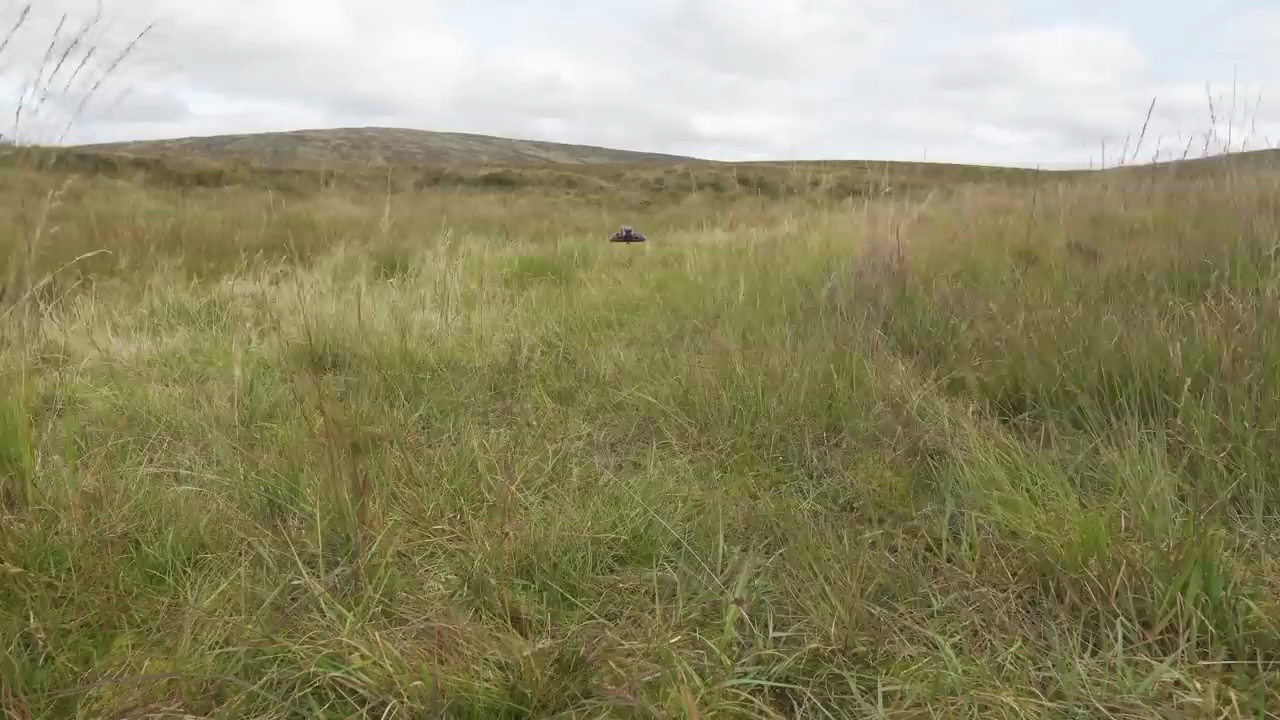
#> input picture detect_drone/frames/0.jpg, 1280 x 720 px, found by its file name; the run also reads 1 picture not shown here
$ python main.py
#> lines starting #> are read from the running program, lines starting #| are printed output that depends on the picture; after the words box and inside, x2 and y2 are one past the last pixel; in counts of white or black regions, pixels touching at a corner belong together
### detect_drone/plotting.py
import cv2
import numpy as np
from matplotlib import pyplot as plt
from matplotlib.backends.backend_agg import FigureCanvasAgg

from detect_drone.outputs import save_visualizations
from detect_drone.settings import OUTPUT_DIR
import seaborn as sns


def create_trajectory_plot(frame_numbers, x_coordinates, y_coordinates):
    figure, axis = plt.subplots(figsize=(5, 4), dpi=100)
    axis.plot(frame_numbers, x_coordinates, label='X Coordinate')
    axis.plot(frame_numbers, y_coordinates, label='Y Coordinate')
    axis.legend()
    return figure, axis


def draw_trajectory_plot(frame_numbers, x_coordinates, y_coordinates, current_frame):
    figure, axis = create_trajectory_plot(frame_numbers, x_coordinates, y_coordinates)
    plot_image_bgr = convert_figure_to_image(figure)
    combined_image = combine_current_frame_with_plot(current_frame, plot_image_bgr)
    save_visualizations(figure, combined_image)
    return combined_image


def convert_figure_to_image(figure):
    canvas = FigureCanvasAgg(figure)
    canvas.draw()
    renderer = canvas.get_renderer()
    plot_image_data = np.frombuffer(renderer.buffer_rgba(), dtype=np.uint8)
    plot_image_data = plot_image_data.reshape(int(renderer.width), int(renderer.height), -1)
    plot_image_bgr = cv2.cvtColor(plot_image_data, cv2.COLOR_RGBA2BGR)
    plot_image_bgr = plot_image_bgr[:, :, :3]
    plt.close(figure)
    return plot_image_bgr


def combine_current_frame_with_plot(current_frame, plot_image_bgr):
    frame_height, frame_width = current_frame.shape[:2]
    plot_image_height, plot_image_width = plot_image_bgr.shape[:2]
    combined_image = np.zeros((frame_height + plot_image_height, max(frame_width, plot_image_width), 3), np.uint8)
    combined_image[:frame_height, :frame_width, :3] = current_frame
    horizontal_offset = (frame_width - plot_image_width) // 2
    combined_image[frame_height:frame_height + plot_image_height,
    horizontal_offset:horizontal_offset + plot_image_width, :3] = plot_image_bgr
    return combined_image


# [8 lines left out: function create_trajectory_plot_seaborn, not called in this run]

### detect_drone/trajectory.py
import cv2


# [4 lines left out: function initialize_tracker, not called in this run]


def update_tracker(tracker, current):
    success, box = tracker.update(current)
    if success:
        bbox = tuple(int(v) for v in box)
        cv2.rectangle(current, (bbox[0], bbox[1]), (bbox[0] + bbox[2], bbox[1] + bbox[3]), (0, 255, 0), 2)
        return bbox, True
    return None, False


def record_data(frame_idx, bbox, trajectory_data):
    trajectory_data.append([frame_idx, *bbox])

### detect_drone/filters.py
import cv2


def is_contour_large_enough(contour, min_contour_area: int) -> bool:
    return cv2.contourArea(contour) >= min_contour_area

### detect_drone/helpers.py
import os

import cv2


# [23 lines left out: function extract_frames_from_video, not called in this run]


def key_function(string):
    return int(string.split(".")[0])

### detect_drone/image_preprocessing.py
import os

import cv2


def prepare_images(image_dir, background_filename, current_filename):
    background_path = os.path.join(image_dir, background_filename)
    current_path = os.path.join(image_dir, current_filename)
    background = cv2.imread(background_path)
    current = cv2.imread(current_path)
    background_gray = cv2.cvtColor(background, cv2.COLOR_BGR2GRAY)
    current_gray = cv2.cvtColor(current, cv2.COLOR_BGR2GRAY)
    return background, current, background_gray, current_gray

### detect_drone/outputs.py
import csv

import cv2

from detect_drone.settings import OUTPUT_DIR


def write_data_to_csv(trajectory_data):
    with open(f'{OUTPUT_DIR}/trajectory_data.csv', mode='w', newline='') as file:
        writer = csv.writer(file)
        writer.writerow(["Frame", "X", "Y", "Width", "Height"])
        writer.writerows(trajectory_data)


def save_visualizations(figure, combined_image):
    figure.savefig(f'{OUTPUT_DIR}/trajectory_plot.png')
    cv2.imwrite(f'{OUTPUT_DIR}/combined_visualization.png', combined_image)

### detect_drone/main.py
import os

import cv2

from detect_drone.filters import is_contour_large_enough
from detect_drone.helpers import key_function
from detect_drone.image_preprocessing import prepare_images
from detect_drone.outputs import write_data_to_csv
from detect_drone.plotting import draw_trajectory_plot
from detect_drone.settings import INPUT_DIR
from detect_drone.trajectory import update_tracker, initialize_tracker, record_data

THRESHOLD_VALUE = 30
MAX_VALUE = 255
IMAGE_EXTENSION = ".jpg"
MIN_CONTOUR_AREA = 200


def detect_changes(background_gray, current_gray):
    diff = cv2.absdiff(current_gray, background_gray)
    _, thresh = cv2.threshold(diff, 30, 255, cv2.THRESH_BINARY)
    contours, _ = cv2.findContours(thresh, cv2.RETR_EXTERNAL, cv2.CHAIN_APPROX_SIMPLE)
    return contours


def identify_and_show_changes(image_dir, background_filename, current_filename, min_contour_area=MIN_CONTOUR_AREA):
    background, current, background_gray, current_gray = prepare_images(image_dir, background_filename,
                                                                        current_filename)
    contours = detect_changes(background_gray, current_gray)
    tracker = None
    bbox = None
    for contour in contours:
        bounding_rect = cv2.boundingRect(contour)
        if is_contour_large_enough(contour, min_contour_area):
            x, y, w, h = bounding_rect
            cv2.rectangle(current, (x, y), (x + w, y + h), (0, 255, 0), 2)
            tracker = cv2.TrackerKCF_create()
            tracker.init(current, (x, y, w, h))
            bbox = (x, y, w, h)
            break

    return tracker, bbox


def load_frame(image_dir, filename):
    frame_path = os.path.join(image_dir, filename)
    frame = cv2.imread(frame_path)
    frame_gray = cv2.cvtColor(frame, cv2.COLOR_BGR2GRAY)
    return frame, frame_gray


# [14 lines left out: functions detect_drone, redetect_drone, not called in this run]


def compare_frames_with_background(frames_dir: str, image_extension: str = ".jpg") -> None:
    frames = sorted([f for f in os.listdir(frames_dir) if f.endswith(image_extension)], key=key_function)
    if not frames:
        raise FileNotFoundError(f"No images found in the directory: {frames_dir}")

    background_filename = frames.pop(0)
    background, background_gray = load_frame(frames_dir, background_filename)
#> in load_frame, frame is the input picture: shape (720, 1280, 3); mean B, G, R 105, 139.7, 143.4
#> in load_frame, `frame_gray = cv2.cvtColor(frame, cv2.COLOR_BGR2GRAY)`:
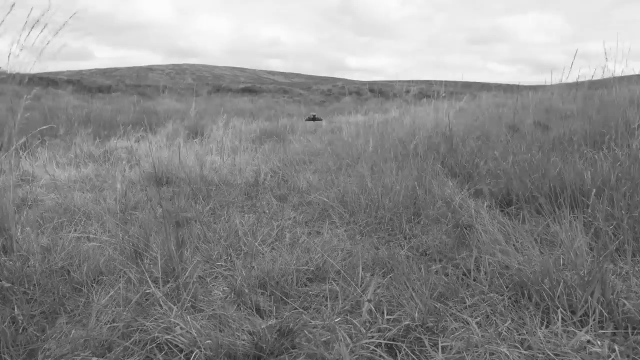
#> frame_gray: shape (720, 1280) (shown at 1/2 size); min 20, max 255, mean 136.9

    tracker = None
    trajectory_data = []
    frame_numbers, x_coords, y_coords = [], [], []

    for idx, frame in enumerate(frames):
        print(f"Processing frame: {frame}")
        current, current_gray = load_frame(frames_dir, frame)

        if tracker is None:
            print("Initializing tracker...")
            tracker, bbox = identify_and_show_changes(frames_dir, background_filename, frame)
#> in detect_changes, `diff = cv2.absdiff(current_gray, background_gray)`:
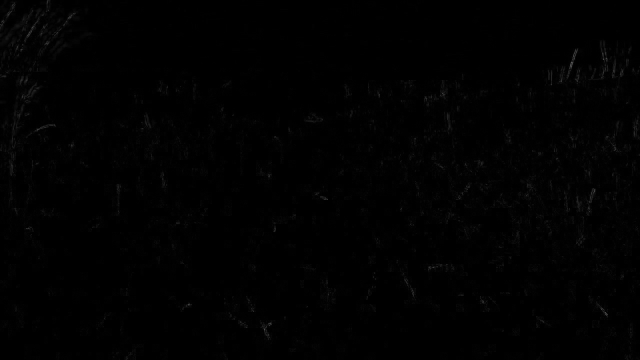
#> diff: shape (720, 1280) (shown at 1/2 size); min 0, max 111, mean 1.2
#> in detect_changes, `_, thresh = cv2.threshold(diff, 30, 255, cv2.THRESH_BINARY)`:
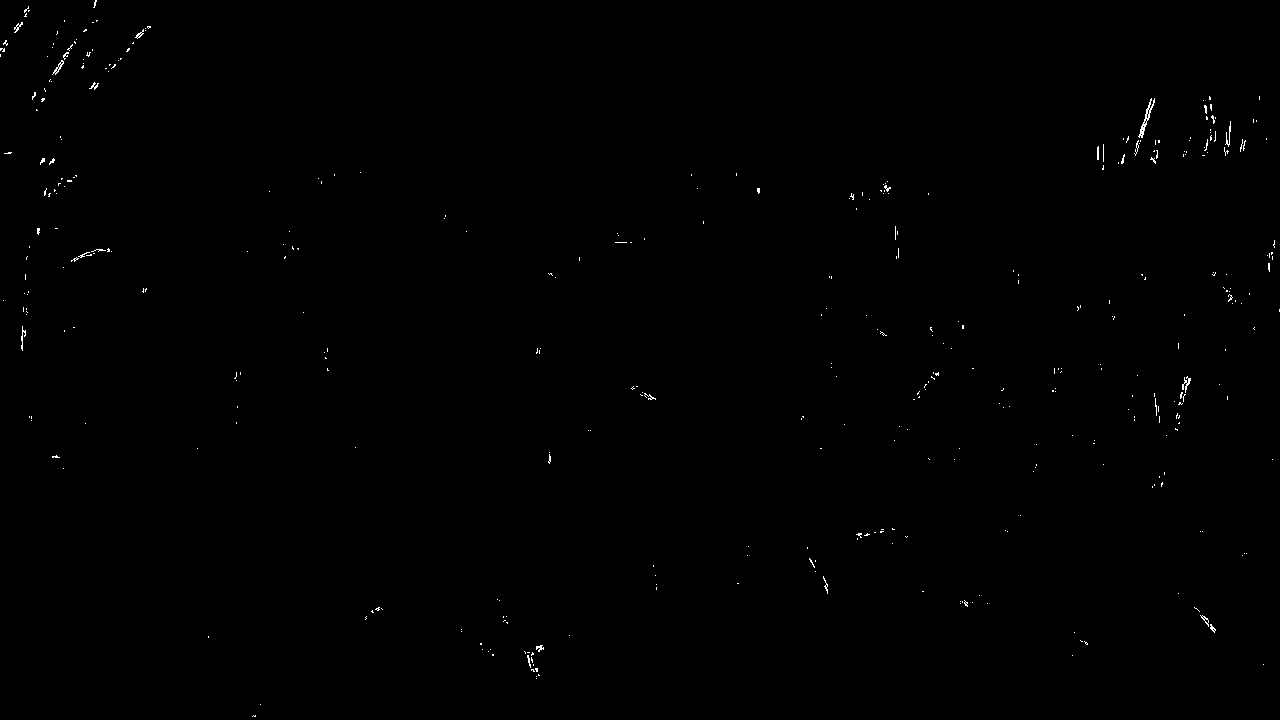
#> thresh: shape (720, 1280); 0.25% white in thin lines or dots
#> in detect_changes, `contours, _ = cv2.findContours(thresh, cv2.RETR_EXTERNAL, cv2.CHAIN_AP..`: contours = 402 contours, 396 with area under 20; largest, box (x1, y1, x2, y2) and area: (1138, 98, 1155, 138) 116, (52, 60, 64, 75) 44, (1200, 615, 1209, 627) 27, (1182, 376, 1191, 393) 26, (14, 22, 23, 33) 24, (135, 29, 144, 39) 23
#> the loop in identify_and_show_changes, `for contour in contours:` made 402 passes
#> bounding_rect on passes 1 to 3: (252, 715, 4, 2), (260, 704, 1, 1), (536, 678, 1, 1)
        else:
            print("Updating tracker...")
            bbox, success = update_tracker(tracker, current)
            if not success:
                print("Tracker update failed. Re-detecting...")
                bbox = redetect_drone(background_gray, current_gray, current)
                if bbox is not None:
                    tracker = initialize_tracker(current, bbox)

        if bbox is not None:
            record_data(idx, bbox, trajectory_data)
            frame_numbers.append(idx)
            x_coords.append(bbox[0] + bbox[2] / 2)
            y_coords.append(bbox[1] + bbox[3] / 2)

        vis = draw_trajectory_plot(frame_numbers, x_coords, y_coords, current)
#> in convert_figure_to_image, `plot_image_bgr = cv2.cvtColor(plot_image_data, cv2.COLOR_RGBA2BGR)`:
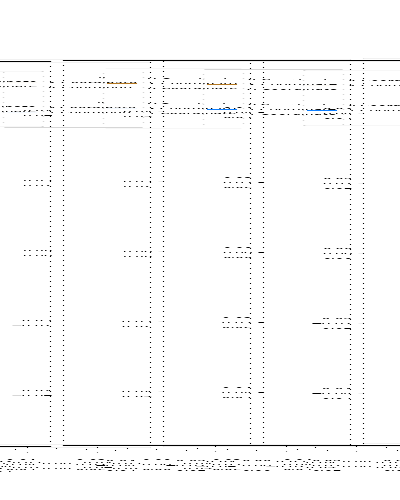
#> plot_image_bgr: shape (500, 400, 3); mean R, G, B 250.9, 251, 251
#> in convert_figure_to_image, `plt.close(figure)`:
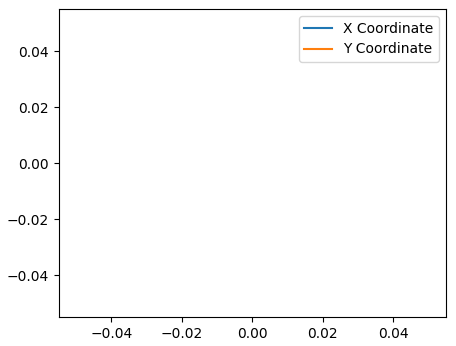
#> figure drawn by matplotlib, 1 panel
#> in combine_current_frame_with_plot, `combined_image[frame_height:frame_height + plot_image_height, horizont..`:
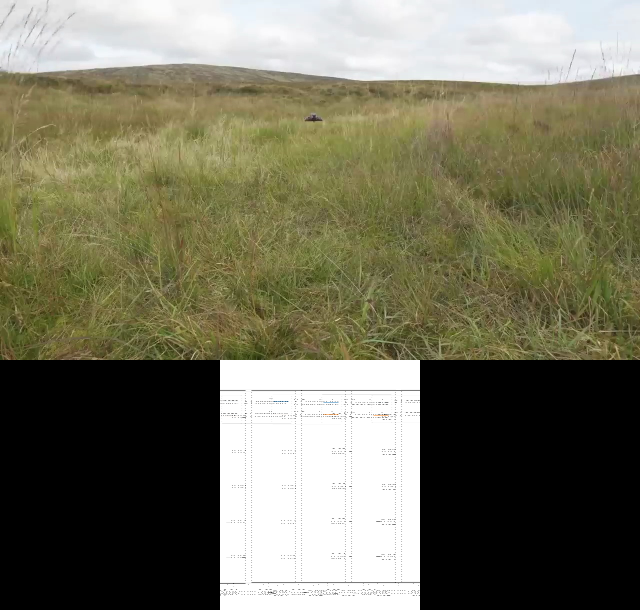
#> combined_image: shape (1220, 1280, 3) (shown at 1/2 size); mean B, G, R 94.1, 114.7, 116.8

        cv2.imshow("Current Image", vis)
        cv2.waitKey(0)
        cv2.destroyAllWindows()
#> pass 2 of the loop in compare_frames_with_background, `for idx, frame in enumerate(frames):`:
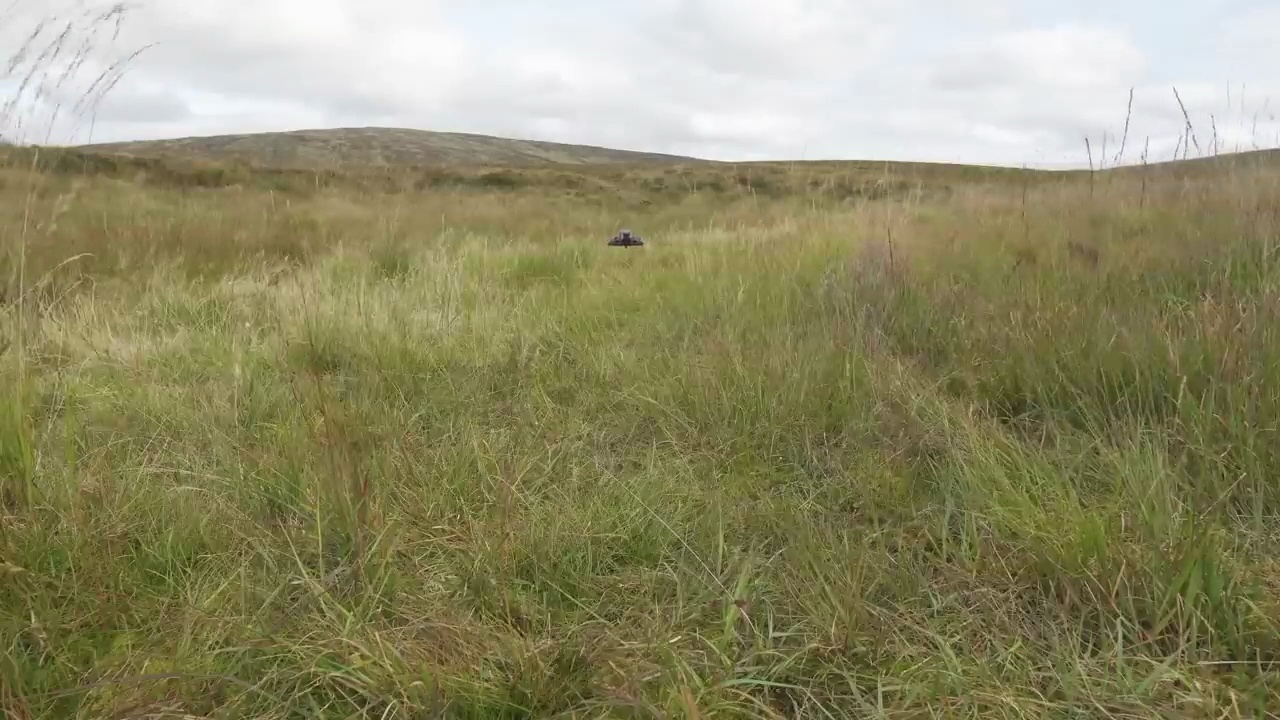
#> input picture detect_drone/frames/10.jpg, 1280 x 720 px, found by its file name
#> in load_frame, frame is the input picture: shape (720, 1280, 3); mean B, G, R 104.9, 139.8, 143.3
#> in detect_changes (call 2), `_, thresh = cv2.threshold(diff, 30, 255, cv2.THRESH_BINARY)`:
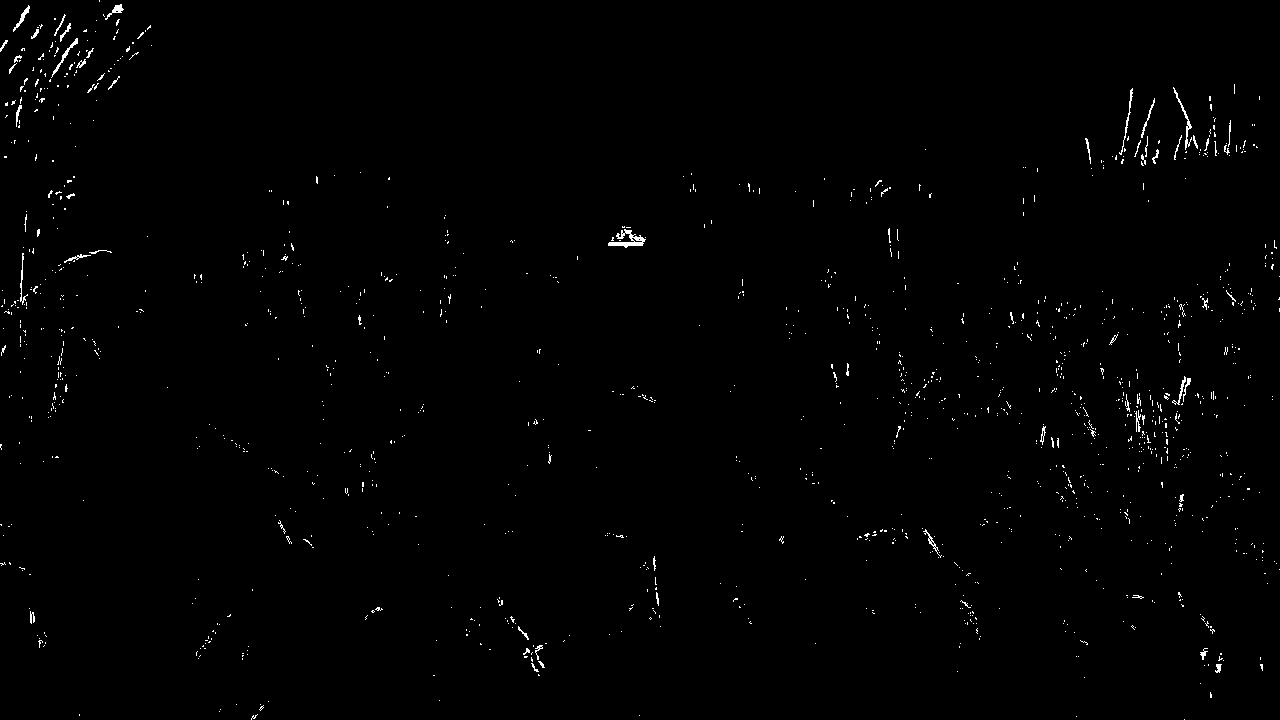
#> thresh: shape (720, 1280); 0.75% white in thin lines or dots
#> in detect_changes (call 2), `contours, _ = cv2.findContours(thresh, cv2.RETR_EXTERNAL, cv2.CHAIN_AP..`: contours = 1356 contours, 1333 with area under 20; largest, box (x1, y1, x2, y2) and area: (608, 229, 646, 248) 224, (1173, 87, 1192, 150) 89, (51, 38, 78, 78) 83, (13, 5, 30, 32) 69, (105, 4, 124, 20) 66
#> the loop in identify_and_show_changes (call 2), `for contour in contours:` made 1138 passes
#> (x, y, w, h) on pass 1138: (608, 229, 38, 19)
#> in compare_frames_with_background, `tracker, bbox = identify_and_show_changes(frames_dir, background_filen..`: bbox = (608, 229, 38, 19)
#> in combine_current_frame_with_plot (call 2), `combined_image[frame_height:frame_height + plot_image_height, horizont..`:
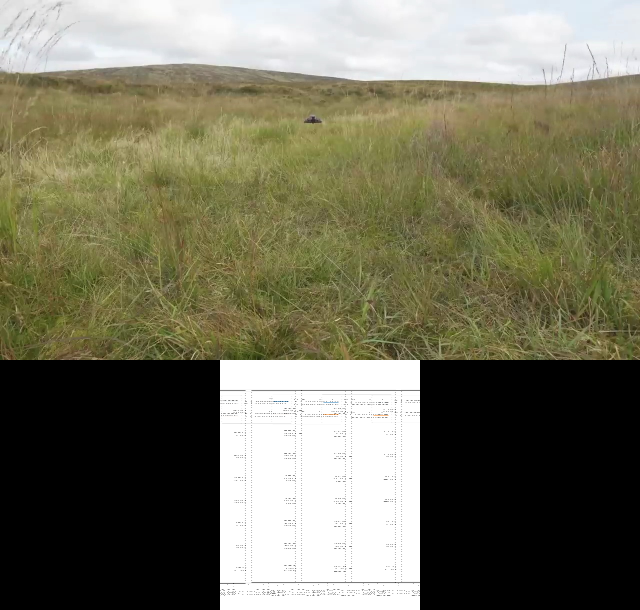
#> combined_image: shape (1220, 1280, 3) (shown at 1/2 size); mean B, G, R 94, 114.6, 116.7

    write_data_to_csv(trajectory_data)


if __name__ == '__main__':
    compare_frames_with_background(f"{INPUT_DIR}/frames")
